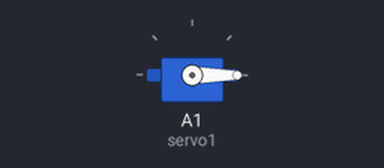
Bench run of a sketch on a simulated Arduino Uno, built with avr-gcc and run on an emulated ATmega328P. Shown: servo.

Above: at 0.05 s.
At 3.0 s:
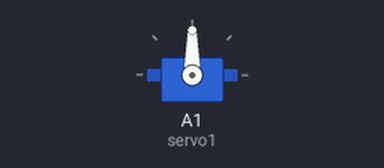
At 6.0 s:
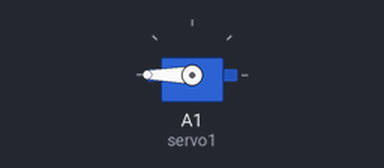
Timing chart, 0 to 7.8 s (numbered marks = the images above):
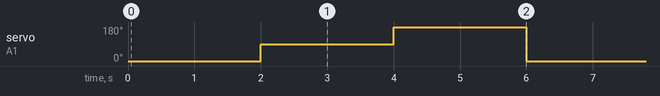

Measured:
- by itself, servo on A1 (servo1): repeats every 6.0 s: 180° 2.0 s, 0° 2.0 s, 90° 2.0 s

The sketch:

Right_eyebrow.ino
```cpp
#include <Servo.h>
Servo servo1;
int PULSOMAX=1800;
int PULSOMIN=1000;
void setup() {
servo1.attach(A1,PULSOMIN,PULSOMAX);
}
void loop() {
servo1.write(0);
delay(2000);
servo1.write(90);
delay(2000);
servo1.write(180);
delay(2000);
}
```
